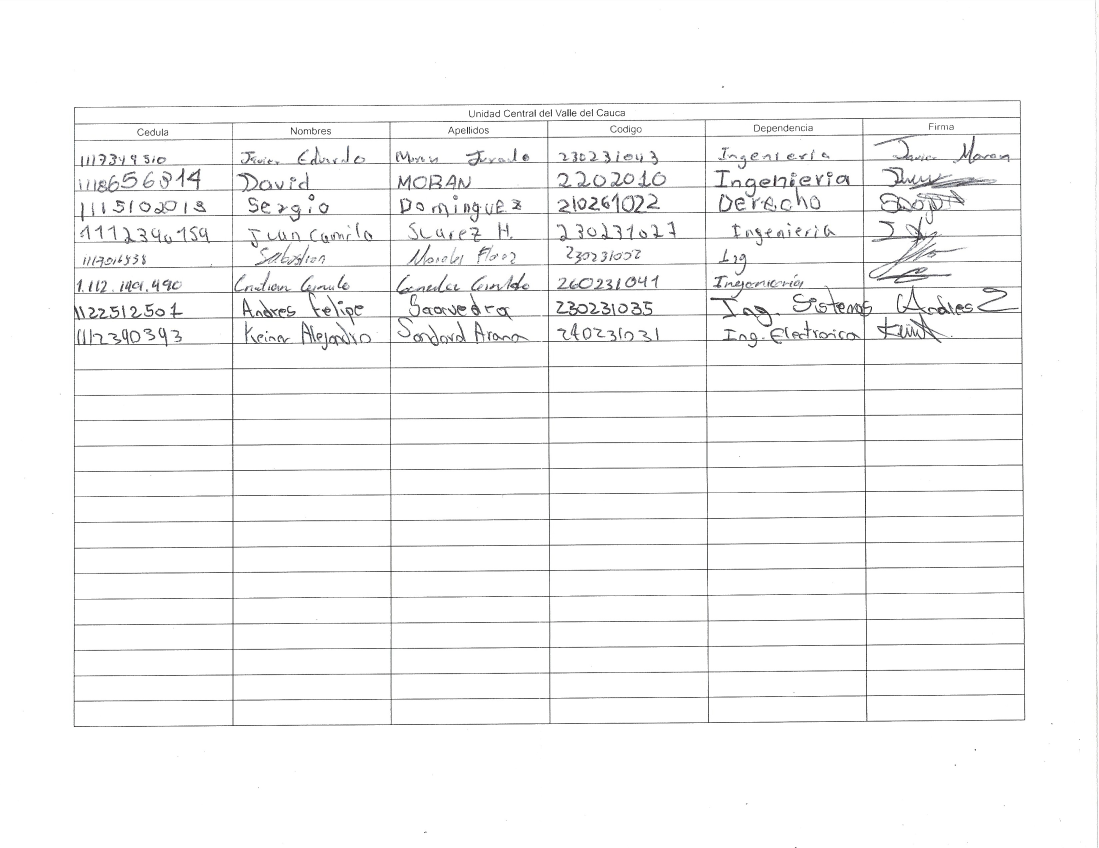
#> input picture MicroservicioPlanilla/testImages/2026-04-14_082294-1.jpg, 3296 x 2544 px (shown at 1/3 size)
$ python -i image_preprocessing.py   (imports and definitions only)
#> lines starting #> are read from the running program, lines starting #| are printed output that depends on the picture; after the words box and inside, x2 and y2 are one past the last pixel; in counts of white or black regions, pixels touching at a corner belong together
#> further down, picture is the input picture: shape (2544, 3296, 3); mean B, G, R 247.6, 247.5, 247.5
import cv2
import numpy as np

_CLAHE_OCR = cv2.createCLAHE(clipLimit=2.0, tileGridSize=(16, 16))
_CLAHE_ENH = cv2.createCLAHE(clipLimit=4.0, tileGridSize=(8, 8))


def preprocess_for_ocr(img: np.ndarray, target_width: int = 1800) -> np.ndarray:
#> called with target_width = 1800
    h, w = img.shape[:2]
    if w != target_width:
        scale = target_width / w
        img = cv2.resize(img, None, fx=scale, fy=scale, interpolation=cv2.INTER_LINEAR)
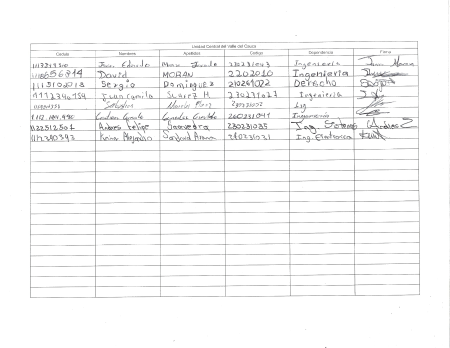
#> img: shape (1389, 1800, 3) (shown at 1/4 size); mean of channels 0, 1, 2 247.6, 247.5, 247.5; drawn as B, G, R
    gray = cv2.cvtColor(img, cv2.COLOR_BGR2GRAY)
    gray = _CLAHE_OCR.apply(gray)
    gray = cv2.GaussianBlur(gray, (5, 5), 0)
    binary = cv2.adaptiveThreshold(
        gray,
        255,
        cv2.ADAPTIVE_THRESH_MEAN_C,
        cv2.THRESH_BINARY,
        blockSize=31,
        C=18,
    )
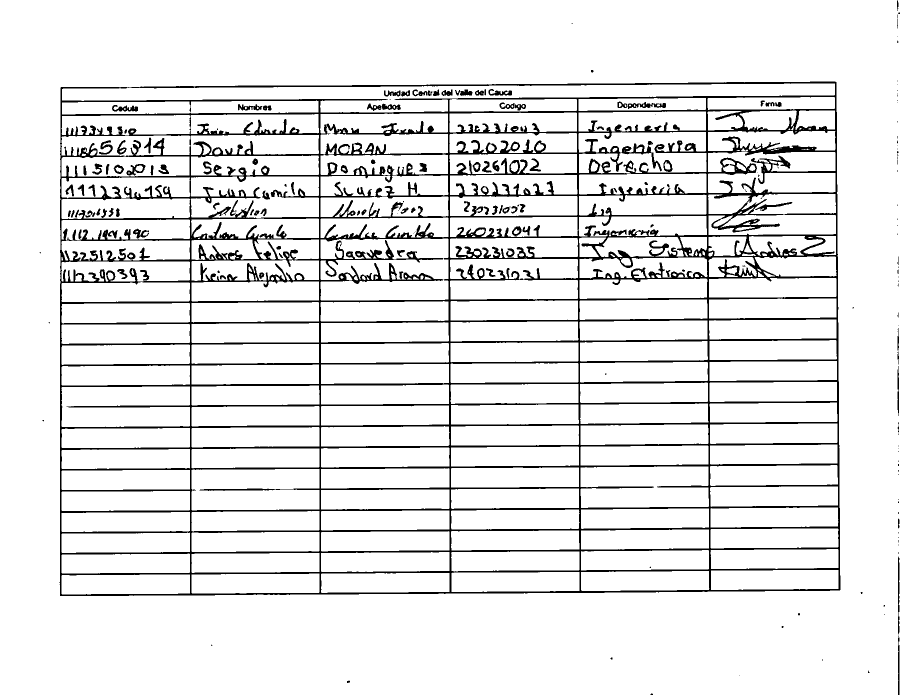
#> binary: shape (1389, 1800) (shown at 1/2 size); 91% white; 195 black regions (86 under 20 px), largest, box (x1, y1, x2, y2) and area: (119, 163, 1681, 1192) 209303, (1235, 203, 1332, 218) 643, (1796, 1113, 1799, 1269) 410
    k = cv2.getStructuringElement(cv2.MORPH_ELLIPSE, (2, 2))
    binary = cv2.morphologyEx(binary, cv2.MORPH_OPEN, k)
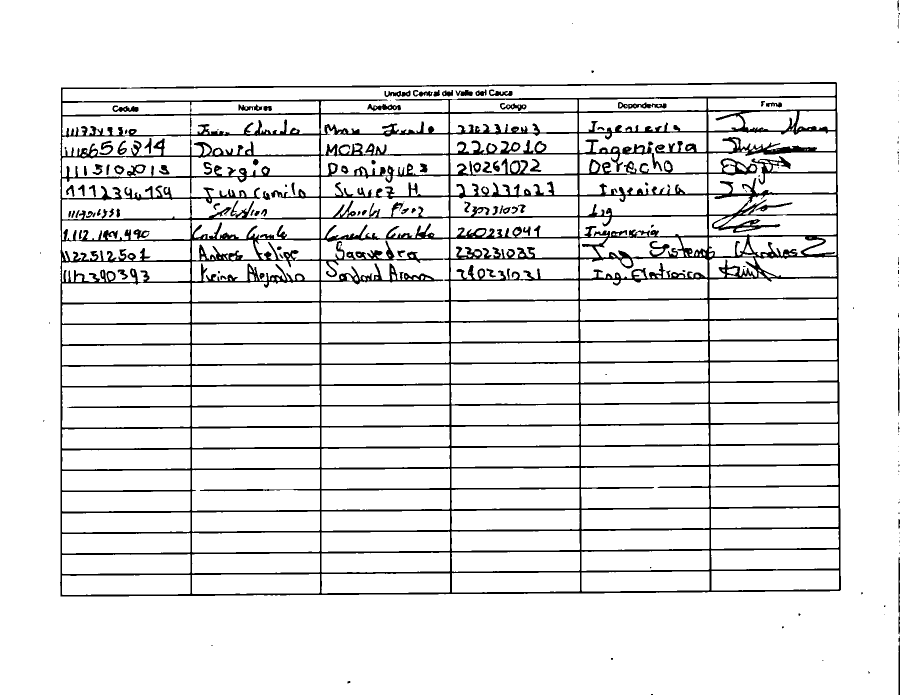
#> binary: shape (1389, 1800) (shown at 1/2 size); 91% white; 162 black regions (72 under 20 px), largest, box (x1, y1, x2, y2) and area: (120, 164, 1682, 1193) 212267, (1236, 204, 1333, 219) 654, (735, 208, 802, 223) 510
    binary = cv2.dilate(binary, k, iterations=1)
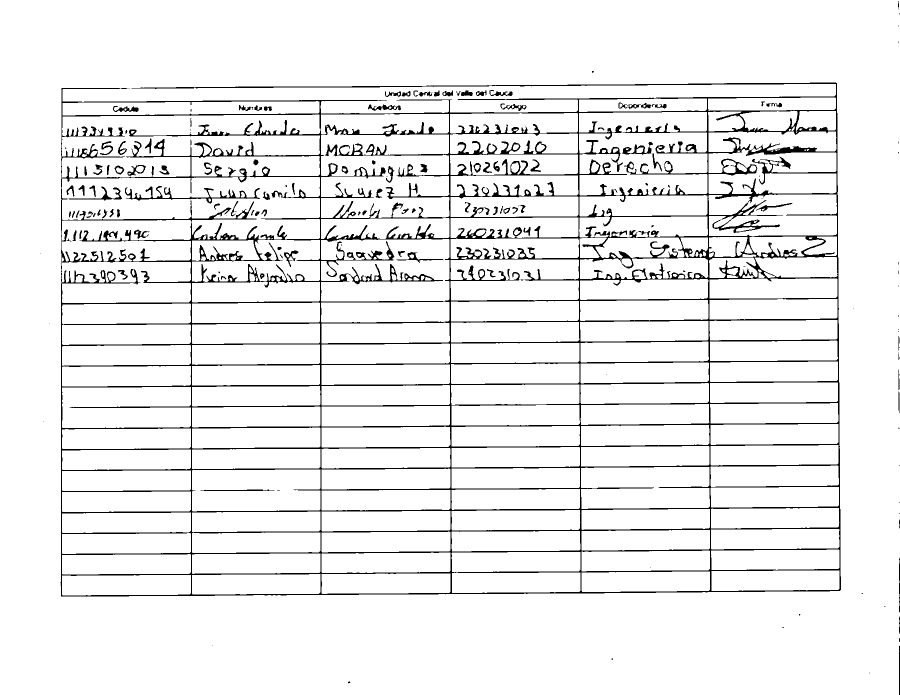
#> binary: shape (1389, 1800) (shown at 1/2 size); 93.5% white; 164 black regions (60 under 20 px), largest, box (x1, y1, x2, y2) and area: (121, 165, 1682, 1193) 149308, (250, 372, 520, 407) 1639, (1244, 284, 1306, 310) 539
    return cv2.cvtColor(binary, cv2.COLOR_GRAY2BGR)


# [5 lines left out: function enhance_for_detection, not called in this run]

>>> import cv2
>>> picture = cv2.imread('../../MicroservicioPlanilla/testImages/2026-04-14_082294-1.jpg')
>>> result = preprocess_for_ocr(picture)

$ run again, on MicroservicioPlanilla/testImages/2026-04-14_082294-2.jpg
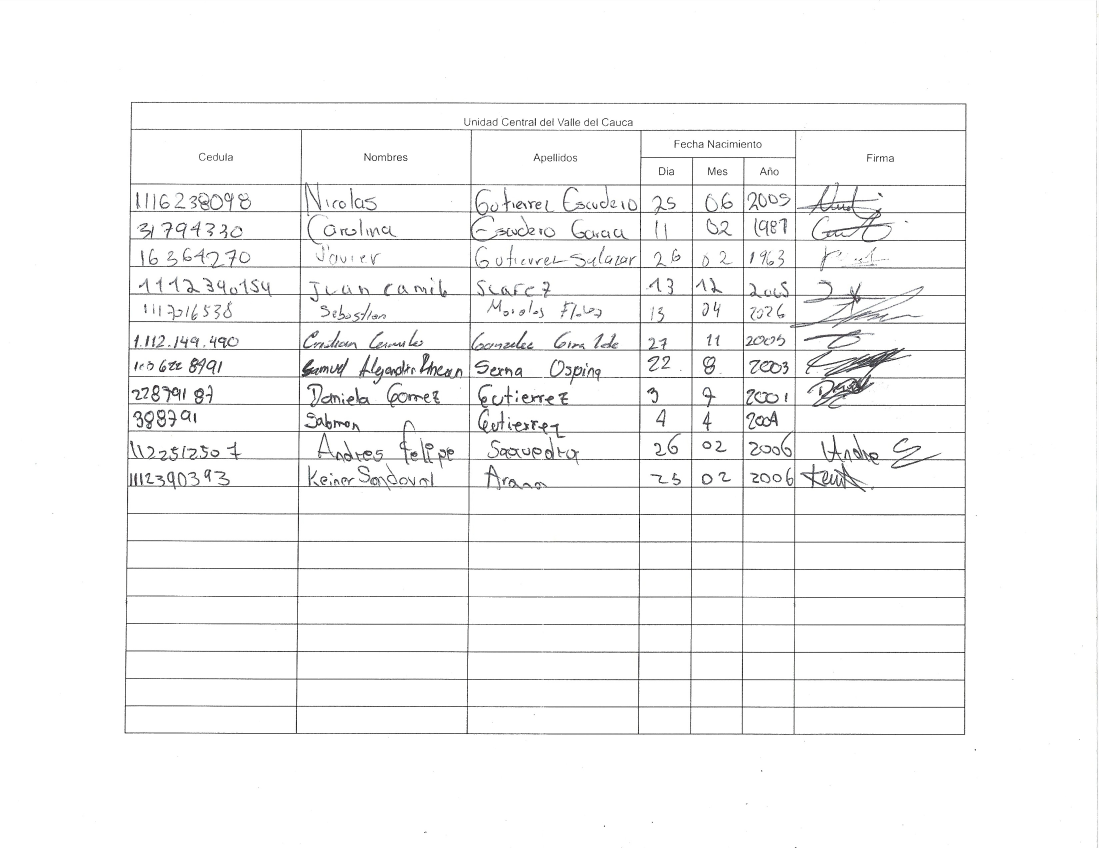
#> input picture MicroservicioPlanilla/testImages/2026-04-14_082294-2.jpg, 3296 x 2544 px (shown at 1/3 size)
#> picture is the input picture: shape (2544, 3296, 3); mean B, G, R 247.1, 247, 247
#> in preprocess_for_ocr, `binary = cv2.adaptiveThreshold( gray, 255, cv2.ADAPTIVE_THRESH_MEAN_C,..`:
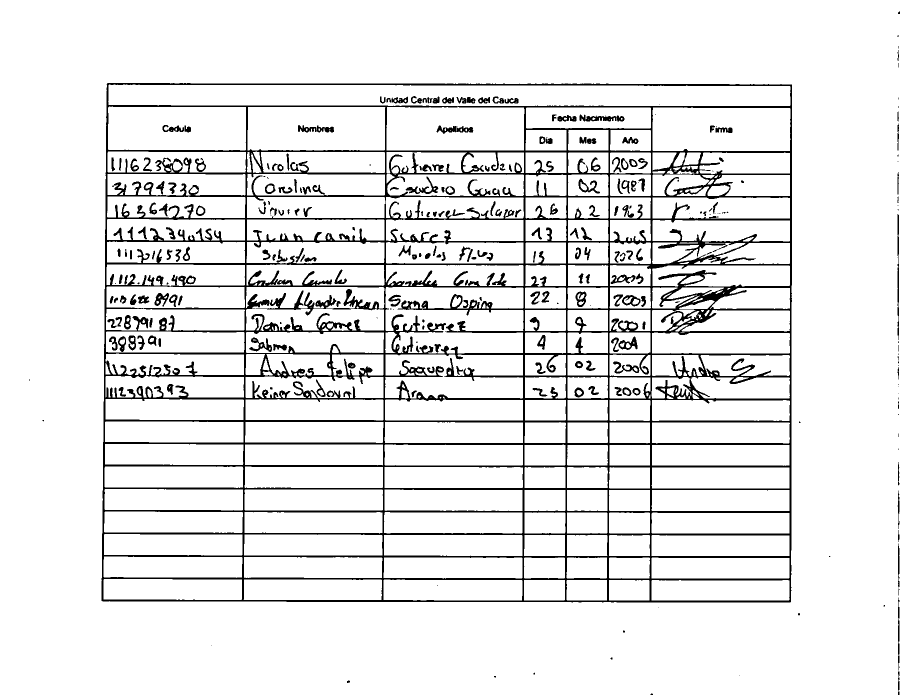
#> binary: shape (1389, 1800) (shown at 1/2 size); 91.3% white; 289 black regions (75 under 20 px), largest, box (x1, y1, x2, y2) and area: (203, 166, 1584, 1205) 184610, (1159, 229, 1249, 243) 727, (1795, 428, 1798, 680) 643
#> in preprocess_for_ocr, `binary = cv2.dilate(binary, k, iterations=1)`:
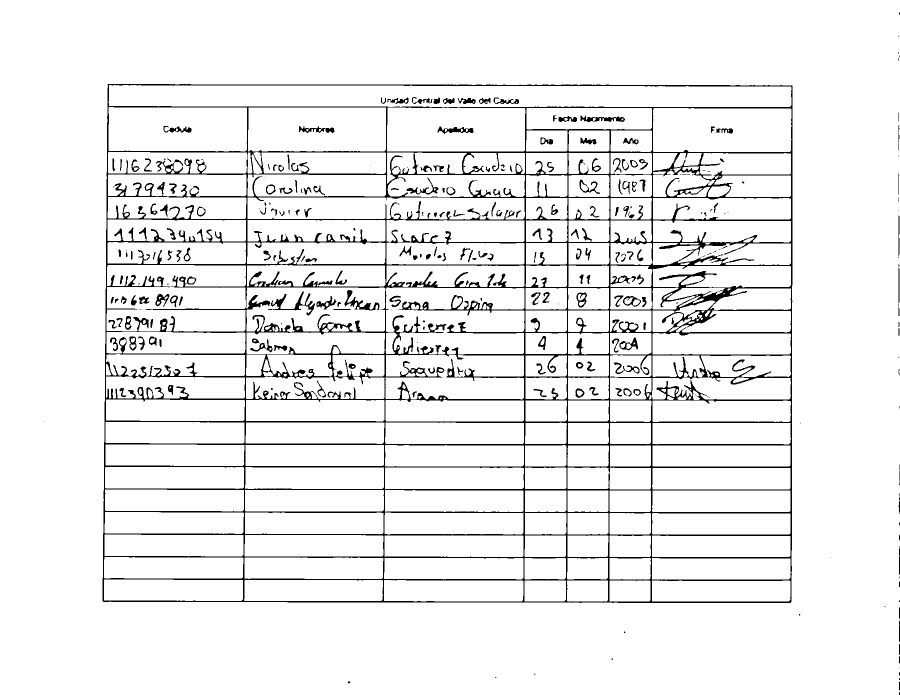
#> binary: shape (1389, 1800) (shown at 1/2 size); 93.6% white; 290 black regions (95 under 20 px), largest, box (x1, y1, x2, y2) and area: (205, 168, 1585, 1206) 135037, (689, 580, 759, 621) 768, (536, 583, 608, 621) 647

$ run again, on MicroservicioPlanilla/testImages/2026-04-14_082294-3.jpg
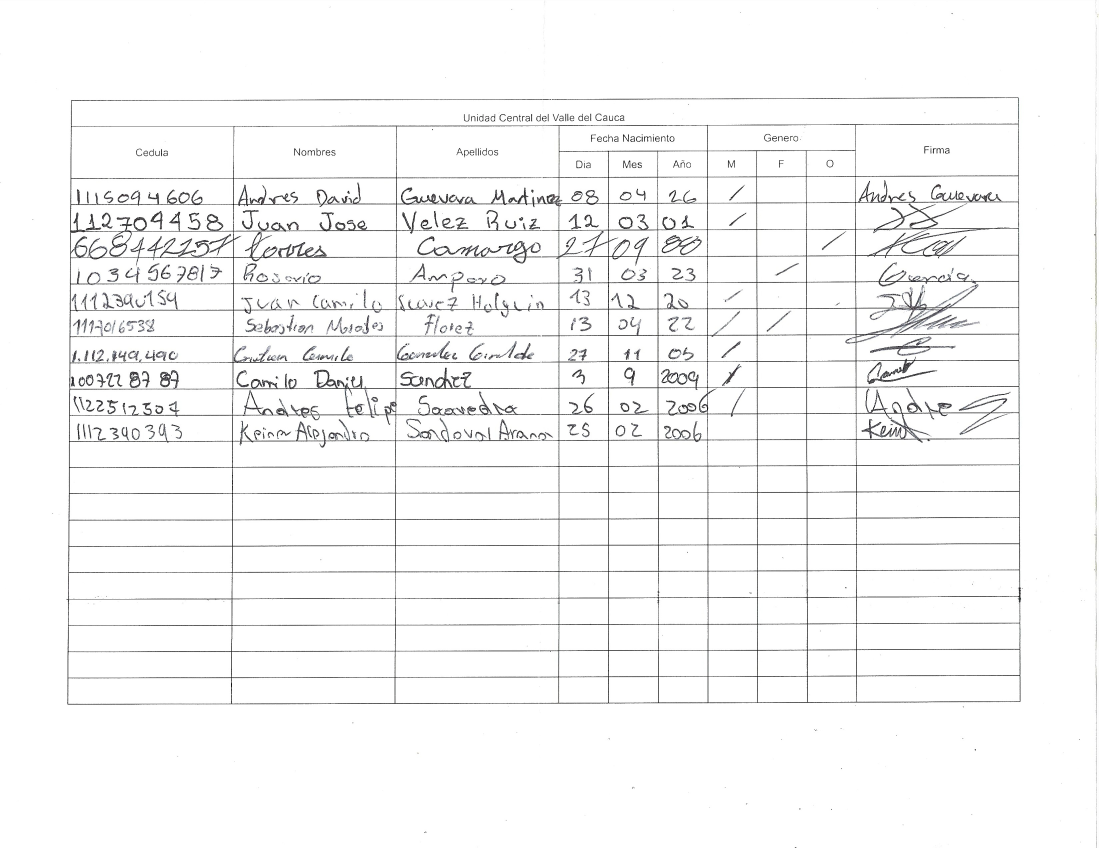
#> input picture MicroservicioPlanilla/testImages/2026-04-14_082294-3.jpg, 3296 x 2544 px (shown at 1/3 size)
#> picture is the input picture: shape (2544, 3296, 3); mean B, G, R 246.8, 246.7, 246.7
#> in preprocess_for_ocr, `binary = cv2.adaptiveThreshold( gray, 255, cv2.ADAPTIVE_THRESH_MEAN_C,..`:
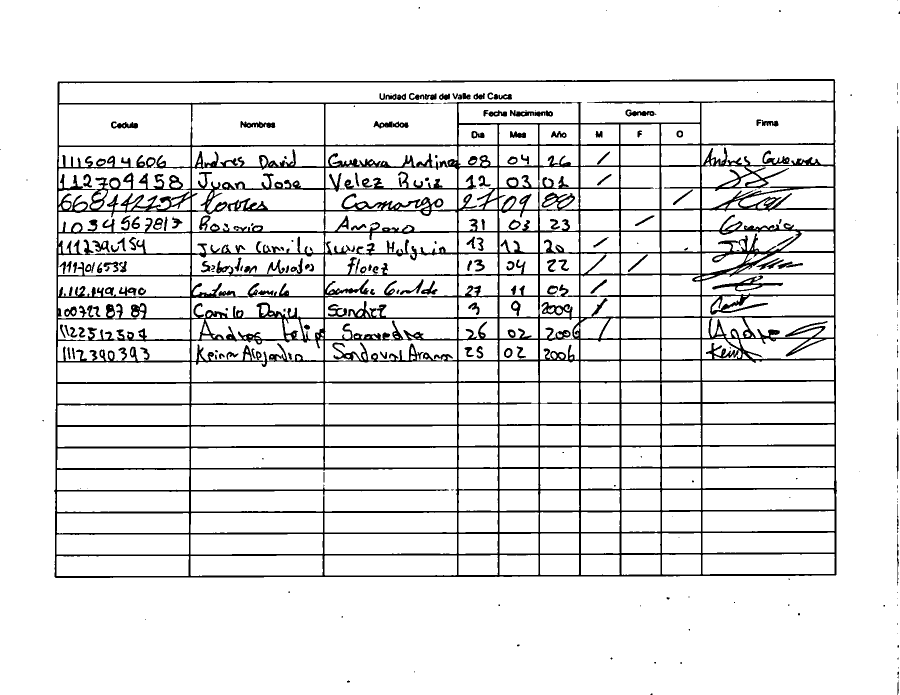
#> binary: shape (1389, 1800) (shown at 1/2 size); 90.6% white; 250 black regions (90 under 20 px), largest, box (x1, y1, x2, y2) and area: (108, 158, 1674, 1156) 208503, (1424, 551, 1566, 583) 1127, (1792, 252, 1797, 610) 993
#> in preprocess_for_ocr, `binary = cv2.dilate(binary, k, iterations=1)`:
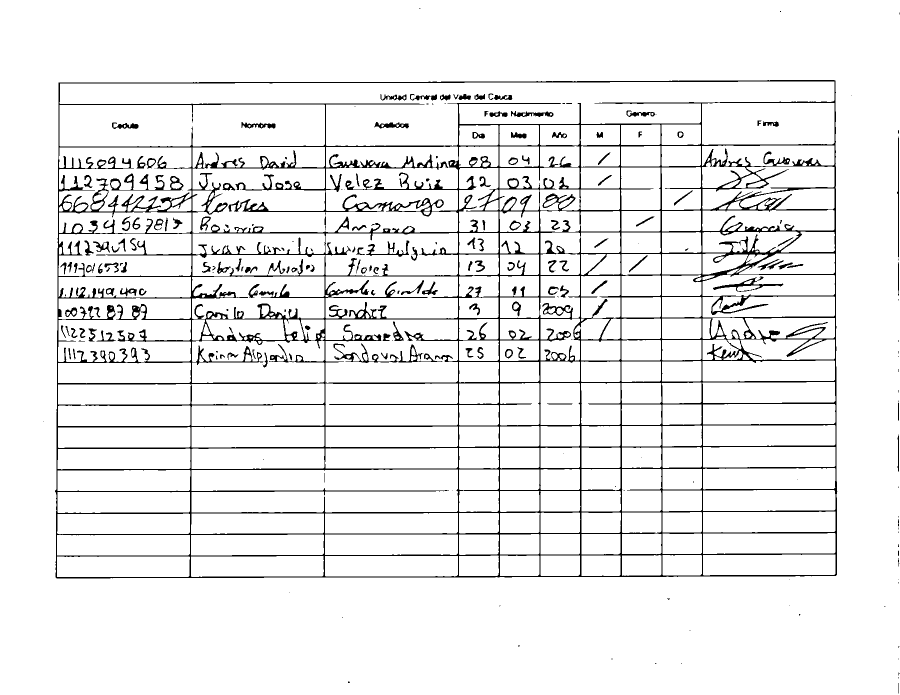
#> binary: shape (1389, 1800) (shown at 1/2 size); 93.1% white; 232 black regions (81 under 20 px), largest, box (x1, y1, x2, y2) and area: (110, 160, 1675, 1157) 148011, (667, 687, 885, 726) 1496, (220, 347, 367, 381) 1337
